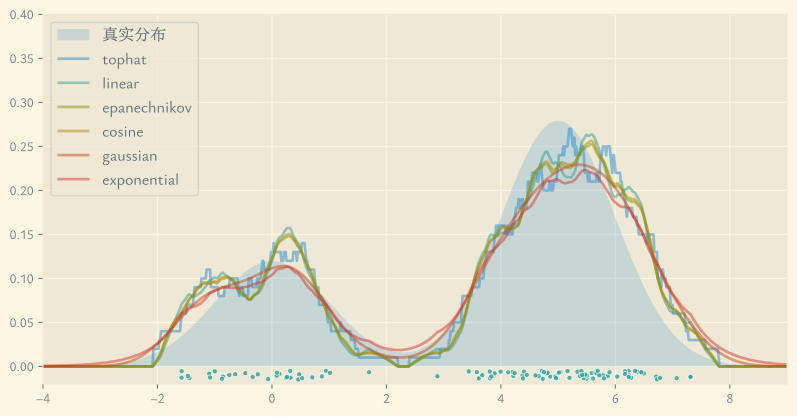

Recreate this plot in Python.
import matplotlib.pyplot as plt
import seaborn as sns
import numpy as np
import scipy.stats as st
from sklearn.neighbors import KernelDensity

N = 100
X = np.concatenate((st.norm.rvs(0, 1, size=int(0.3 * N)), st.norm.rvs(5, 1, size=int(0.7 * N))))
X_plot = np.linspace(-5, 10, 1000)
true_dens = (0.3 * st.norm(0, 1).pdf(X_plot) + 0.7 * st.norm(5, 1).pdf(X_plot))

with plt.style.context('Solarize_Light2'):

    plt.rcParams.update({
        "font.family": ["Ysabeau Office", "LXGW Neo ZhiSong Screen Full"],
        "axes.unicode_minus": True,
        "savefig.bbox": "tight",
        'legend.fontsize': 12,
        'text.color': "#586e75",
    })

    fig, ax = plt.subplots(figsize=(10, 5))
    ax.fill(X_plot, true_dens, alpha=0.2, label='真实分布')

    for kernel in ['tophat', 'linear', 'epanechnikov', 'cosine', 'gaussian', 'exponential']:
        log_dens = KernelDensity(kernel=kernel, bandwidth=0.5).fit(X.reshape(-1, 1)).score_samples(X_plot.reshape(-1, 1))
        sns.lineplot(x=X_plot, y=np.exp(log_dens), alpha=0.5, label=f"{kernel}", ax=ax)

    sns.scatterplot(x=X, y=-0.005 - 0.01 * st.uniform.rvs(size=len(X)), s=60, alpha=0.8, marker='.', ax=ax)
    ax.set(xlim=(-4, 9), ylim=(-0.02, 0.4))
    fig.savefig('density-estimation-3.svg')
